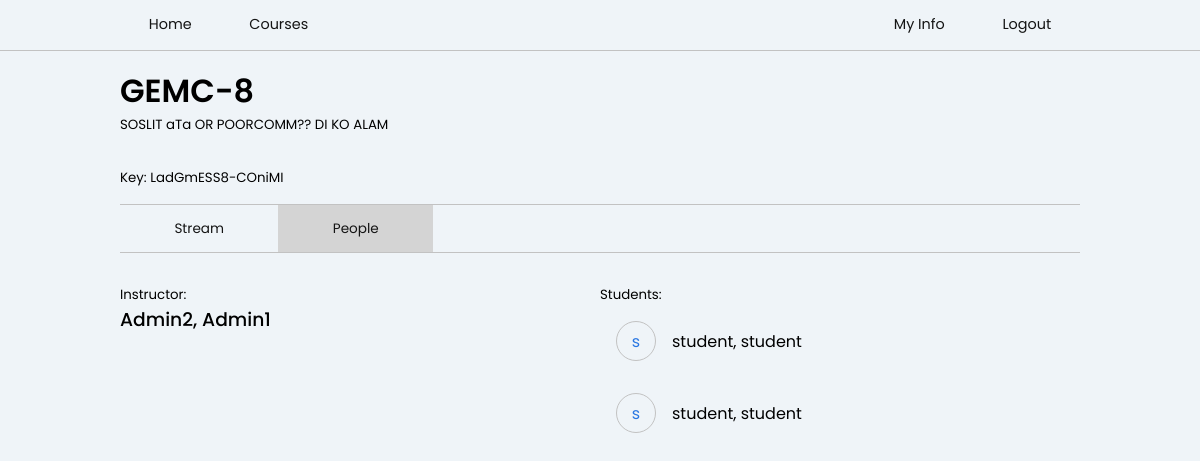
The app's page /course/36/people with its own data.
### courses/models.py (models this page shows, shortened)
class Course(models.Model):
    title = models.CharField(max_length=50, default="")
    description = models.TextField(max_length=200, default="")
    creator = models.ForeignKey(
        User, on_delete=models.CASCADE, blank=True, related_name='course_creator')
    key = models.CharField(max_length=100, default="", unique=True)
    lessons = models.ManyToManyField(Lesson)
    students = models.ManyToManyField(User, related_name='course_students')
    class Meta:
        db_table = "courses"

### accounts/models.py (models this page shows, shortened)
class User(AbstractBaseUser):
    email = models.EmailField(max_length=255, unique=True)
    first_name = models.CharField(max_length=100)
    last_name = models.CharField(max_length=100)
    active = models.BooleanField(default=True)  # able to login
    staff = models.BooleanField(default=False)
    admin = models.BooleanField(default=False)
    timestamp = models.DateTimeField(auto_now_add=True)
    student = models.BooleanField(default=False)
    professor = models.BooleanField(default=False)
    courses = models.ManyToManyField(
        'courses.Course', related_name='course_title')
    USERNAME_FIELD = 'email'  # username
    REQUIRED_FIELDS = []  # what fields are ask when running python manage.py createsuperuser
    objects = UserManager()

### courses/views.py (the view)
# urls.py: path('course/<int:id>/people', course_people, name='people'),
def course_people(request, id):
    course = Course.objects.get(id=id)
    context = {
        'course': course,
        'students': course.students.all(),
    }
    return render(request, "courses/people.html", context)

### templates/courses/people.html (shortened to what this page needs)
{% load static %}
<html lang="en">
    <head>
        <link rel="stylesheet" type="text/css" href="{% static 'css/main.css' %}">
    </head>
    <body>
        {% include 'navbar.html' %}
        <div class="container">
            <div class="course-header">
                <div class="flex flex-col">
                    <h1>{{ course.title }}</h1>
                    <small>{{ course.description }}</small>
                    <small style="margin: 2.5em 0 0 0;">Key: {{ course.key }}</small>
                </div>
            </div>
            <div class="flex flex-row tabs-container">
                <a href="/course/{{course.id}}">
                    <div class="tabs">Stream</div>
                </a>
                <a href="/course/{{course.id}}/people">
                    <div class="tabs tabs-active">People</div>
                </a>
            </div>
            <div class="flex flex-row" style="margin: 2em 0;">
              <div style="flex:1;" class="flex flex-col">
                <small>Instructor: </small>
                <h3>{{ course.creator.last_name }}, {{ course.creator.first_name }}</h3>
              </div>
              <div style="flex:1;">
                  {% if students %}
                      <small>Students: </small>
                      {% for person in students %}
                        <div class="student">
                          <div class="circle">{{ person.last_name.0 }}</div>
                          <p>{{ person.last_name }}, {{ person.first_name }}</p>
                        </div>
                      {% endfor %}
                  {% else %}
                      <p>No Students Enrolled</p>
                  {% endif %}
              </div>
            </div>
        </div>
    </body>
</html>

### static_my_project/css/main.css (style rules this page uses)
* { margin: 0; padding: 0; box-sizing: border-box; }
:root { --primary-color: rgb(80, 156, 255); --primary-accent-color: rgb(42, 119, 226); --delete-color: rgb(189, 19, 19); --delete-accent-color: rgb(142, 14, 14); --form-control-border: rgb(194, 194, 194); --form-control-border-accent: rgb(106, 106, 106); --box-shadow: rgb(212, 212, 212); --black: rgb(20, 20, 20); --table-alternate-row: rgba(217, 217, 217, 0.708); }
html, body { margin: 0px; background-color: #eff4f8; font-family: 'Poppins'; }
h1,h2,h3,h4.h5,h6 { font-weight: 600; }
a { text-decoration: none; color: var(--black); }
.flex { display: flex; }
.flex-col { flex-direction: column; }
.flex-row { flex-direction: row; }
.container { width: min(80%, 75em); margin: 0 auto; }

### templates/courses/people.html (style rules this page uses)
.course-header { width: 100%; border-radius: 0.5em; margin: 1em 0; display: flex; justify-content: space-between; }
h3 { font-weight: 500; }
.tabs-container { border-top: 0.5px solid var(--form-control-border); border-bottom: 0.5px solid var(--form-control-border); }
.tabs { font-size: 0.85em; padding: 1em 4em; cursor: pointer; transition: 0.2s cubic-bezier(0.075, 0.82, 0.165, 1); }
.tabs-active { background-color: var(--box-shadow); }
.student { padding: 1em; display: flex; align-items: center; }
.student > * + * { margin: 0 0 0 1em; }
.circle { width: 2.5rem; height: 2.5rem; display: flex; align-items: center; justify-content: center; border-radius: 50%; border: 0.5px solid var(--form-control-border); color: var(--primary-accent-color); font-size: 1em; }

### records on screen
Course: title "GEMC-8", description "SOSLIT aTa OR POORCOMM?? DI KO ALAM", key "LadGmESS8-COniMI", creator.last_name "Admin2", creator.first_name "Admin1"
User: last_name.0 "s", last_name "student", first_name "student"
User: last_name.0 "s", last_name "student", first_name "student"
